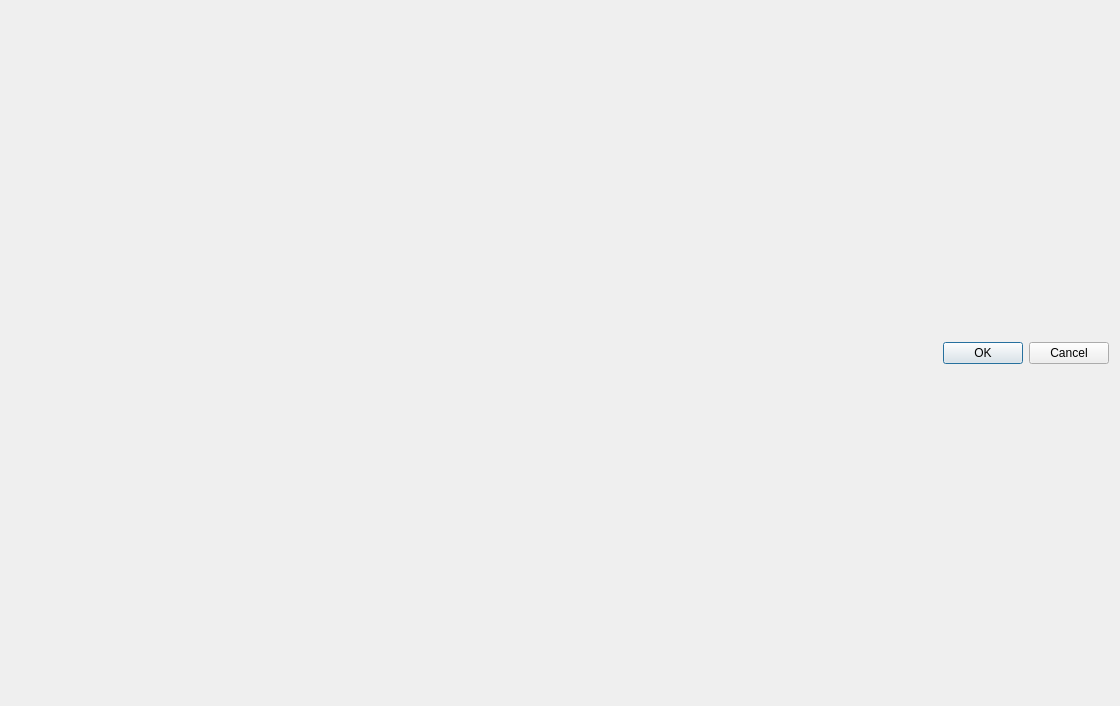
<?xml version="1.0" encoding="UTF-8"?>
<ui version="4.0">
 <class>Dialog</class>
 <widget class="QDialog" name="Dialog">
  <property name="windowModality">
   <enum>Qt::WindowModal</enum>
  </property>
  <property name="geometry">
   <rect>
    <x>0</x>
    <y>0</y>
    <width>1120</width>
    <height>706</height>
   </rect>
  </property>
  <property name="minimumSize">
   <size>
    <width>1120</width>
    <height>706</height>
   </size>
  </property>
  <property name="maximumSize">
   <size>
    <width>1120</width>
    <height>706</height>
   </size>
  </property>
  <property name="windowTitle">
   <string>自定义单车布局</string>
  </property>
  <layout class="QVBoxLayout" name="verticalLayout">
   <item>
    <layout class="QHBoxLayout" name="horizontalLayout"/>
   </item>
   <item>
    <layout class="QHBoxLayout" name="horizontalLayout_2">
     <item>
      <widget class="QLabel" name="label_text">
       <property name="sizePolicy">
        <sizepolicy hsizetype="Fixed" vsizetype="Fixed">
         <horstretch>0</horstretch>
         <verstretch>0</verstretch>
        </sizepolicy>
       </property>
       <property name="minimumSize">
        <size>
         <width>200</width>
         <height>0</height>
        </size>
       </property>
       <property name="text">
        <string/>
       </property>
      </widget>
     </item>
     <item>
      <widget class="QDialogButtonBox" name="buttonBox">
       <property name="sizePolicy">
        <sizepolicy hsizetype="Minimum" vsizetype="Fixed">
         <horstretch>0</horstretch>
         <verstretch>0</verstretch>
        </sizepolicy>
       </property>
       <property name="standardButtons">
        <set>QDialogButtonBox::Cancel|QDialogButtonBox::Ok</set>
       </property>
      </widget>
     </item>
    </layout>
   </item>
  </layout>
 </widget>
 <resources/>
 <connections>
  <connection>
   <sender>buttonBox</sender>
   <signal>accepted()</signal>
   <receiver>Dialog</receiver>
   <slot>accept()</slot>
   <hints>
    <hint type="sourcelabel">
     <x>662</x>
     <y>526</y>
    </hint>
    <hint type="destinationlabel">
     <x>559</x>
     <y>352</y>
    </hint>
   </hints>
  </connection>
  <connection>
   <sender>buttonBox</sender>
   <signal>rejected()</signal>
   <receiver>Dialog</receiver>
   <slot>close()</slot>
   <hints>
    <hint type="sourcelabel">
     <x>662</x>
     <y>526</y>
    </hint>
    <hint type="destinationlabel">
     <x>559</x>
     <y>352</y>
    </hint>
   </hints>
  </connection>
 </connections>
</ui>
